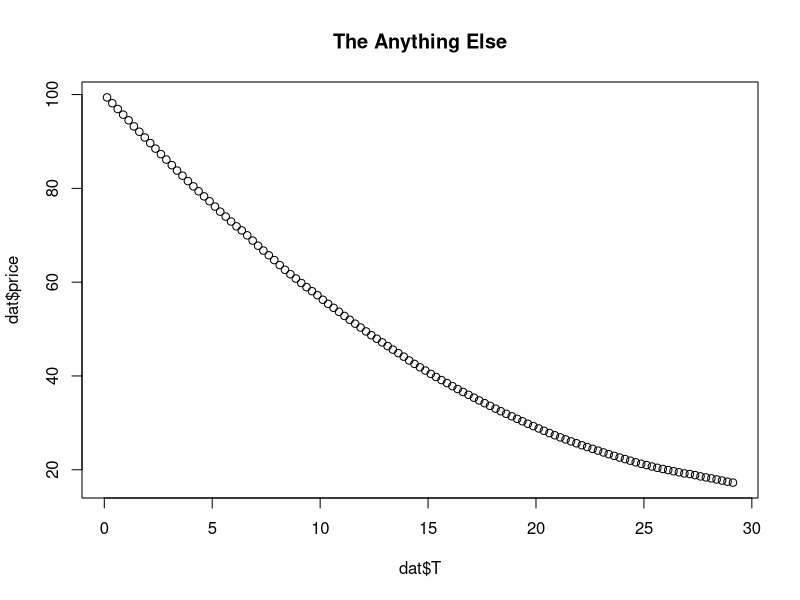
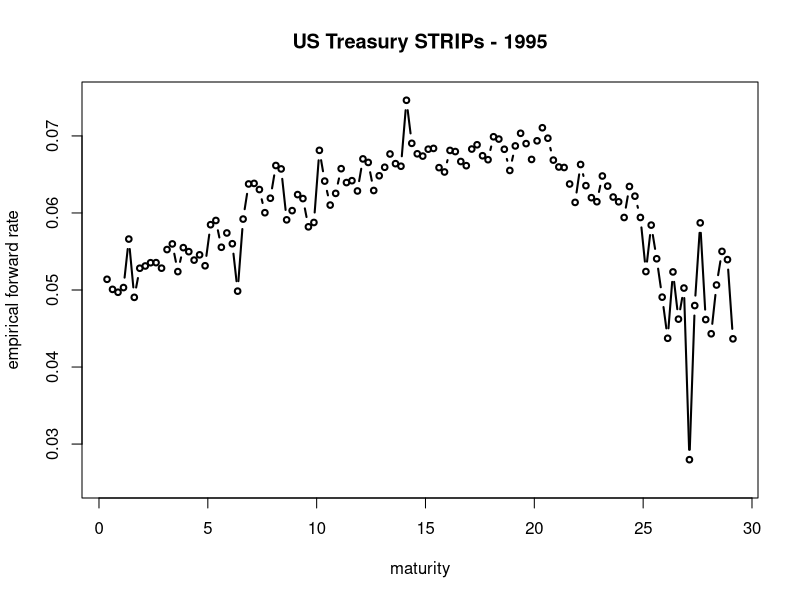
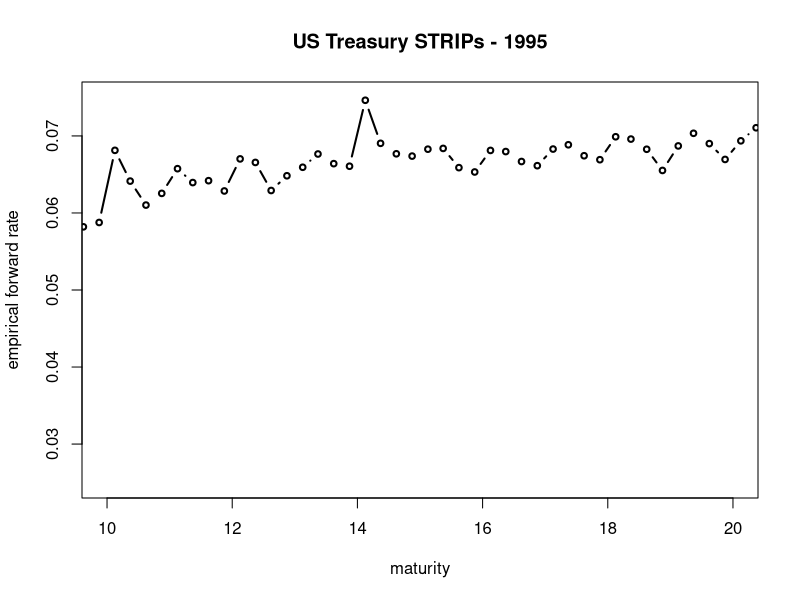
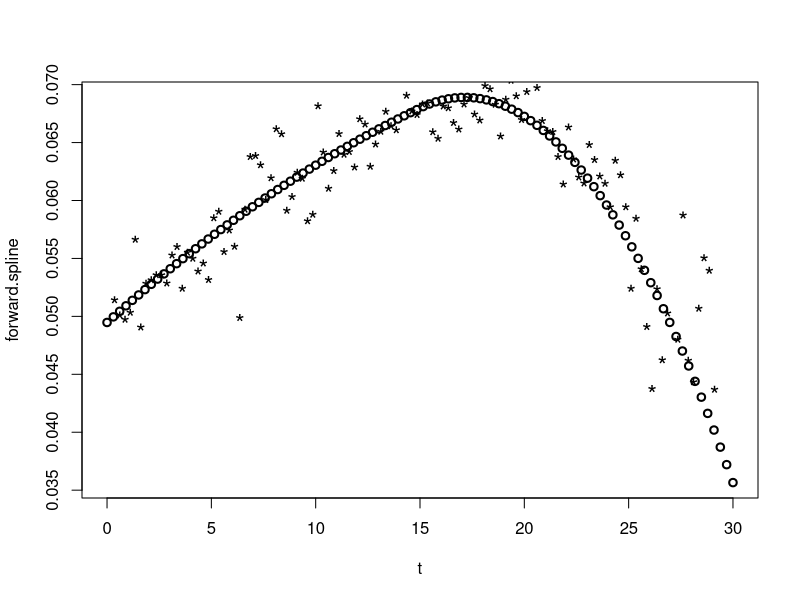
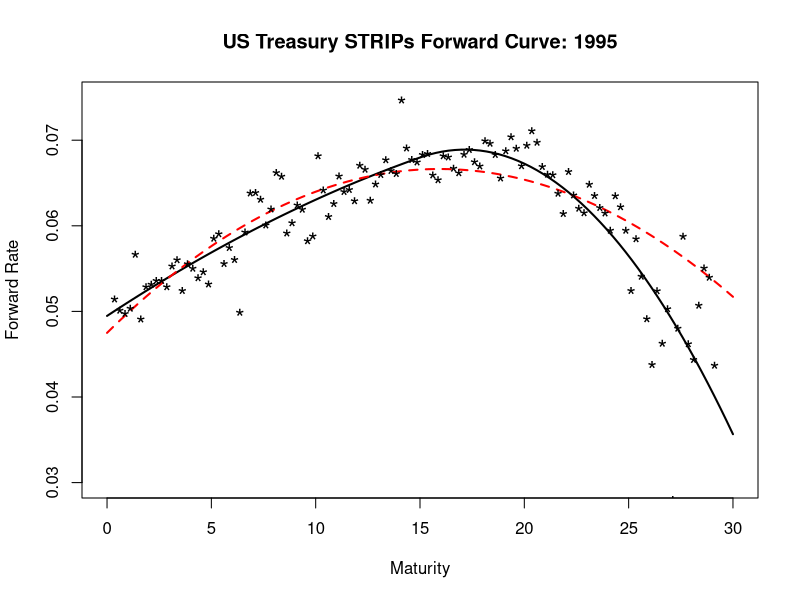

Write R code to recreate these figures, in order.
## ---- chunk 1
knitr::opts_chunk$set(echo = TRUE, warning=FALSE, message=FALSE)
knitr::opts_chunk$set(tidy = TRUE)
knitr::opts_chunk$set(tidy.opts=list(width.cutoff=36))
knitr::opts_chunk$set(size = "small")
knitr::opts_hooks$set(fig.width = function(options) {
  if (options$fig.width < options$fig.height) {
    options$fig.width = options$fig.height
  }
  options
})
knitr::knit_hooks$set(mysize = function(before, options, envir) {
  if (before) 
    return(options$size)
})
## ---- chunk 2
c <- 0.05; P <- 100; y <- c(.04, .05, .06); m <- 2; T <- 10
(V <- (c/m) * P * (1/(y/m) 
                   - 1/((y/m) * (1 + (y/m))^(m*T)))
                   + P/(1+ (y/m))^(m*T))
## ---- chunk 3
c <- 0.05; P <- 100; y <- c(-0.02, -0.01, 0.00, .01, .02); m <- 2; T <- 10
(V <- (c/m) * P * (1/(y/m) 
                   - 1/((y/m) * (1 + (y/m))^(m*T)))
                   + P/(1+ (y/m))^(m*T))
## ---- chunk 4
maturity <- c(1, 5, 10, 20, 30) # in years
price <- c(99, 98, 96, 93, 89) # in percentage of face value
## ---- chunk 5
(forward <- - diff(log(price/100)) / diff(maturity))
(-log(price/100))
## ---- chunk 6
(-diff(log(price/100)))
## ---- chunk 7
(-diff(price/100) / (price[-length(price)]/100))
## ---- chunk 8
forward.initial <- -log(price[1]/100)
(forward.integrate <- c(forward.initial, forward.initial + cumsum(forward * diff(maturity))))   
# a rolling integration of rates across maturities
(price <- 100 * exp(-forward.integrate))                  
# present value of receiving 100% of face value
## ---- chunk 9
y.T.d <- 0.2499 # Usury rate in NYS; d = discrete, T = maturity in years
(y.T <- log(1+y.T.d))
(y.T.d <- exp(y.T) - 1)
## ---- chunk 10
# Be sure to set your working directory.
dat = read.table("data/strips_dec95.txt", header=TRUE)
## ---- chunk 11
str(dat)
head(dat, n = 3)
names(dat)
dat = dat[order(dat$T),]
## ---- chunk 12
plot(dat$T, dat$price, main = "The Anything Else")
## ---- chunk 13
t = seq(0,30,length=100)
emp = -diff(log(dat$price))/diff(dat$T)
## ---- chunk 14
length(dat$T)
head(dat$T[2:length(dat$T)])
## ---- chunk 15
plot(dat$T[2:length(dat$T)],emp,
     ylim=c(0.025,.075),
     xlab="maturity", ylab="empirical forward rate",
     type="b",cex=.75, lwd=2,
     main="US Treasury STRIPs - 1995")
## ---- chunk 16
plot(dat$T[2:length(dat$T)],emp,
     xlim = c(10, 20), ylim=c(0.025, 0.075), 
     xlab="maturity", ylab="empirical forward rate", 
     type="b", cex=.75, lwd=2, pin = c(3, 2),
     main="US Treasury STRIPs - 1995")
## ---- chunk 17
fit.spline = nls(price ~ 100*exp(-theta_0*T 
      - (theta_1*T^2)/2 - (theta_2*T^3)/3 
      - (T>15)*(theta_3*(T-15)^3)/3 ),
      data = dat,
      start = list(theta_0=.047, theta_1=0.0024,
                 theta_2=0, theta_3=-0.00007))
## ---- chunk 18
library(knitr)
kable(summary(fit.spline)$coefficients, digits = 4)
(sigma <- (summary(fit.spline)$sigma)^0.5)
## ---- chunk 19
coef.spline = summary(fit.spline)$coef[,1]
forward.spline = coef.spline[1] + (coef.spline[2]*t)  + (coef.spline[3]*t^2) +  
    (t>15)*(coef.spline[4]*(t-15)^2)
plot(t, forward.spline, lty = 2, lwd = 2)
points(dat$T[2:length(dat$T)],emp,pch="*",cex=1.5)
## ---- chunk 20
fit.quad <- nls(price ~ 100*exp(-theta_0*T 
      - (theta_1*T^2)/2 - (theta_2*T^3)/3 
       ),
      data = dat,
      start = list(theta_0=.047, theta_1=0.0024,
                 theta_2=0))
## ---- chunk 21
knitr::kable(summary(fit.quad)$coefficients, digits = 4)
## ---- chunk 22
(sigma <- (summary(fit.quad)$sigma)^0.5)
## ---- chunk 23
coef.spline <- summary(fit.spline)$coef[,1]
forward.spline <- coef.spline[1] + (coef.spline[2]*t)  + (coef.spline[3]*t^2) + (t>15)*(coef.spline[4]*(t-15)^2)
coef.quad <- summary(fit.quad)$coef[,1]
forward.quad <- coef.quad[1] + (coef.quad[2]*t) + (coef.quad[3]*t^2)
plot(t, forward.spline, type= "l", lwd=2,
     ylim = c(0.03, 0.075), xlab = "Maturity", ylab = "Forward Rate", 
     main = "US Treasury STRIPs Forward Curve: 1995")
lines(t, forward.quad, lty = 2, lwd = 2, col = "red")
points(dat$T[2:length(dat$T)], emp, pch="*",cex=1.5)
## ---- chunk 24
maturity.now <- 10
maturity.6m <- 9.5
(yield.now <- 0.001 * maturity.now + 0.002 * maturity.now^2 / 2 - 0.0003 * (maturity.now > 7)^2 / 2)
(yield.6m <- 0.001 * maturity.6m + 0.0025 * maturity.6m^2 / 2 - 0.0004 * (maturity.6m > 7)^2 / 2)
## ---- chunk 25
(bond.price.now <-  exp(-yield.now))
(bond.price.6m <-  exp(-yield.6m))
## ---- chunk 26
(return = bond.price.6m/bond.price.now-1)
2*return ### annualized return
